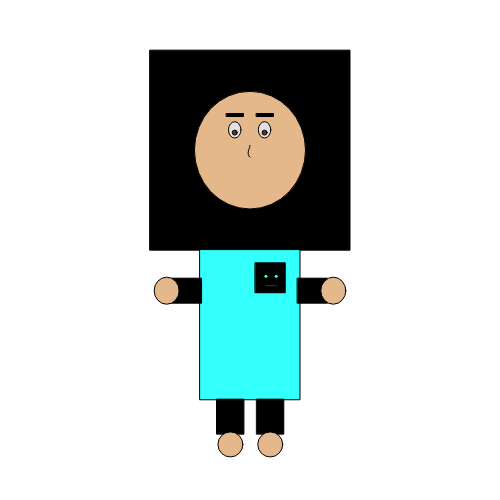
Frame 1 (no input)
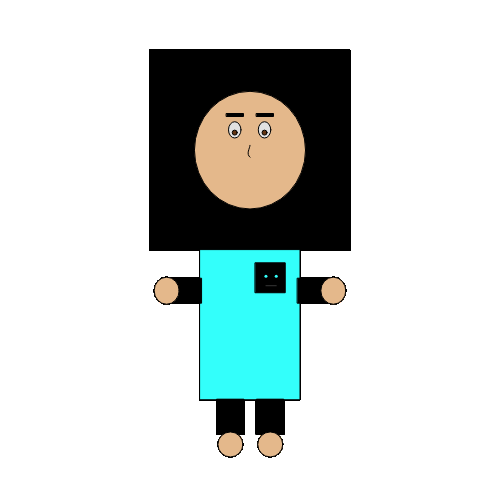
Frame 60 (no input)
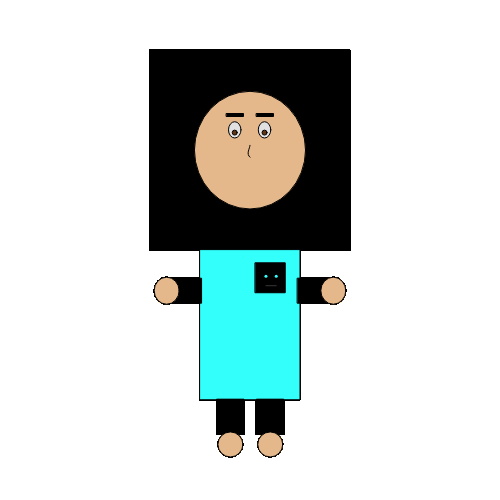
Frame 120 (the mouse pressed at the canvas centre since frame 60)

The p5.js sketch that drew these frames (run headless with seeded random() and noise() and a simulated clock; from frame 60 on, the mouse is pressed at the canvas centre):

// p5.js sketch
// ── sketch.js
//let count = 0
function setup() {
    createCanvas(500,500);
    background(255);
    
  }
  
  function draw() {
    let x = width/2 //x=250
    let y = height/3.33 //y=150
     rectMode (CENTER);
      ellipseMode(CENTER);
    //noStroke
    // strokeWeight (.75)
    
  //face
    push()
    fill (0);  
    square(x,y,width/2.5);
    fill (228,184,139);
    ellipse(x,y,width/4.5,width/4.25);
    pop()
    
  push()
    //eyebrows
   // rotate(0)
    fill (0)
    rect(235,115,17,3)
    rect(265,115,17,3)
    pop()
    
   //eyes 
    
    //outer(r,l)
    push()  
    fill (225);
    ellipse(width/2.13,height/3.85,height/40,width/30.7);
    ellipse(width/1.89,height/3.85,height/40,width/30.7);
    pop()
    
  //inner
    push()
     fill (98,52,18);
    ellipse (width/2.13,height/3.77,width/100,height/100.5);
    ellipse (width/1.89,height/3.77,width/100,height/100.5);
    pop()
   
  //   //eyelashes
  //   //line()
    
    
    //nose
   push() 
    beginShape();
    noFill ()
  curveVertex(width/2, height/3.57); 
    curveVertex(width/2, height/3.44);
    curveVertex(width/2, height/3.18)
  curveVertex(width/1.81, height/3.03);
  endShape();
    pop()
    
   //  push()
   // //translate(10,10)
   //  rotate()
   //  arc(250, 170, 100, 80, 0, PI + QUARTER_PI, CHORD)
   //  rotate(100)
   // pop()
    
  //   beginShape()
  //   line(195,165,305,165)
  //   line(195,165,250,210)
  //   line(305,165,250,210)
    
  //   // let p1=(18
  //   // let lb=line(195,165,250,210)
  //   // let lc=line(305,165,250,210)
  //   let p1 = { x: 195, y: 165 };
  // let p2 = { x=195, y=165 };
  // let p3 = { x=250, y=210 };
  // let p4 = { x: 305, y: 165 };
  //   curve(p1.x, p1.y, p1.x, p1.y, p2.x, p2.y, p3.x, p3.y);
    
    // endShape()
    
    //body
    push()
    fill (51,255,251)
    //fill(random(255),random(255),random(255))
    //rectMode(CENTER)
   rect(width/2,height/1.54,width/5,height/3.33)
    
    pop()
    
    push()
    //pocket
      fill (0)
    square (width/1.85,height/1.8,width/16.7);
    pop()
    
    //smileyface
   push()
    fill(51,255,251)
    noStroke()
    circle (width/1.88,height/1.81,width/166.6)
    circle (width/1.81,height/1.81,width/166.6)
    
   fill(51,255,251)
     stroke(55)
  line(width/1.88,height/1.75,width/1.81,height/1.75); 
   pop()
     
    
    //arms rl
   push()
    fill (0)
    rect (width/1.6,height/1.72,width/16.66,height/20); 
    rect (width/2.68,height/1.72,width/16.66,height/20);
    pop()
    
     //hands
    push()
    fill (228,184,139)
    ellipse(width/1.5,height/1.72,width/20,height/18.5)
    ellipse(width/3,height/1.72,width/20,height/18.5)
    pop()
  
    
    //legs
  push()
    fill (0)
     rect (width/1.85,height/1.2,width/18.5,height/14.3)
    rect (width/2.17,height/1.2,width/18.5,height/14.3)
    pop()
    
    //feet
   push()
    fill (228,184,139)
    ellipse(width/1.85,height/1.125,width/20)
    ellipse(width/2.17,height/1.125,width/20)
    pop()
  }
  
  
  // function draw(){
  //   if (count<360)(
  //     count++) 
  //   else if (count==360)(count=0);
    
  //   //eyes
  //     //outer(r,l)
  //   push()  
  //   fill (225);
  //   rotate(count);
  //   ellipse(width/2.13,height/3.85,height/40,width/30.7);
  //   ellipse(width/1.89,height/3.85,height/40,width/30.7);
    
  // //inner
  //    fill (98,52,18);
  //   ellipse (width/2.13,height/3.77,width/100,height/100.5);
  //   ellipse (width/1.89,height/3.77,width/100,height/100.5);
  //   pop()
    
  // }
